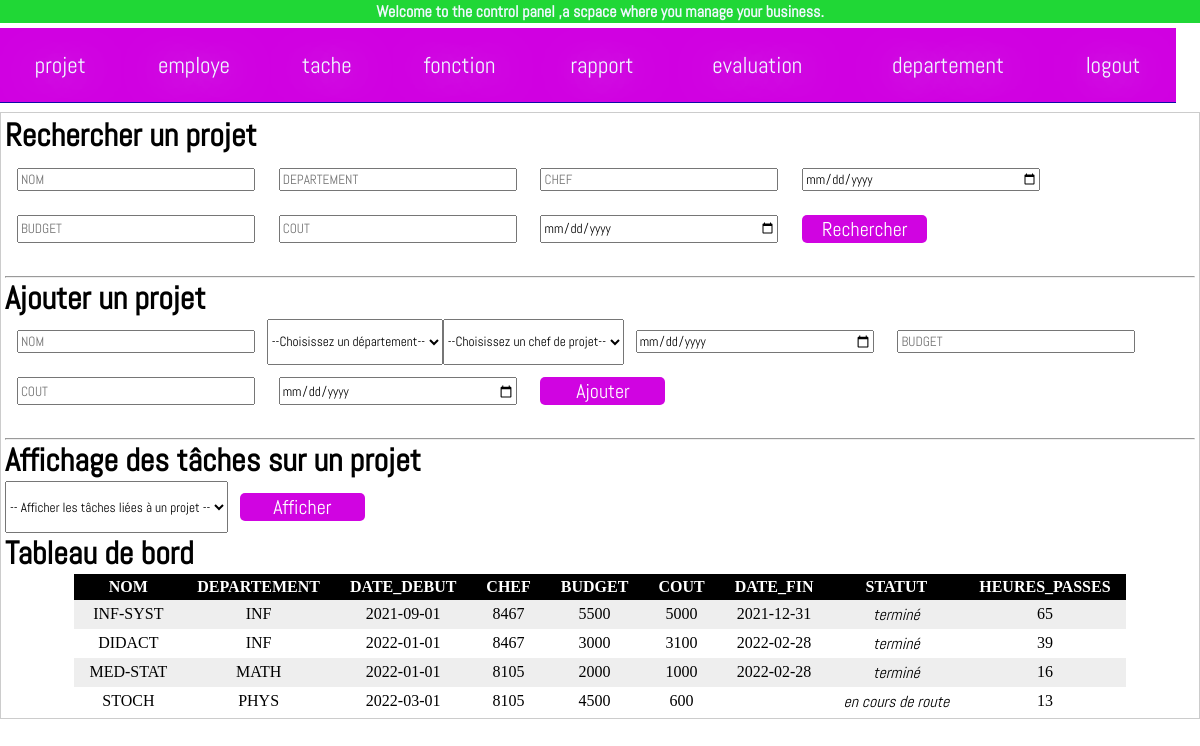
The app's page /admin/admin_page.php?table=projet with its own data.
### tables this page shows
CREATE TABLE PROJET(
     NOM         VARCHAR(8) NOT NULL PRIMARY KEY
    ,DEPARTEMENT VARCHAR(4) NOT NULL
    ,DATE_DEBUT  DATE  NOT NULL
    ,CHEF        INTEGER  NOT NULL
    ,BUDGET      INTEGER  NOT NULL
    ,COUT        INTEGER
    ,DATE_FIN    DATE
    ,FOREIGN KEY (DEPARTEMENT) REFERENCES DEPARTEMENT(NOM)
    ,FOREIGN KEY (CHEF) REFERENCES EMPLOYE(NO)
);

### admin/mytools/functions/projet.php (the view, shortened to what this page needs)
<h1>Rechercher un projet</h1>
<form action="<?PHP echo $PHP_SELF; ?>" method="post">
    <input id="search" placeholder="NOM" type="text" name="NOM">
    <input placeholder="DEPARTEMENT" type="text" name="DEPARTEMENT">
    <input placeholder="CHEF" type="text" name="CHEF">
    <input placeholder="DATE_DEBUT" type="date" name="DATE_DEBUT" title="DATE_DEBUT">
    <input placeholder="BUDGET"type="number" name="BUDGET">
    <input placeholder="COUT" type="number" name="COUT">
    <input placeholder="DATE_FIN" type="date" name="DATE_FIN" title="DATE_FIN">
    <input type="submit" name="display_PROJET" class="myput" value="Rechercher"/>
</form>
<br>
<hr>
<h1>Ajouter un projet</h1>
<form action="<?PHP echo $PHP_SELF; ?>" method="post">
    <input id="search" placeholder="NOM" type="text" name="NOM" required>
    <select name="DEPARTEMENT" required>
        <option value="DEFAULT">--Choisissez un département--</option>
    </select>
    <select name="NO" required>
        <option value="DEFAULT">--Choisissez un chef de projet--</option>
    </select>
    <input placeholder="DATE_DEBUT" type="date" name="DATE_DEBUT" title="DATE_DEBUT" required>
    <input placeholder="BUDGET"type="number" name="BUDGET" required>
    <input placeholder="COUT" type="number" name="COUT">
    <input placeholder="DATE_FIN" type="date" name="DATE_FIN" title="DATE_FIN">
    <input type="submit" name="INSERT_PROJET" class="myput" value="Ajouter"/>
</form>
<br>
<hr>
<h1>Affichage des tâches sur un projet</h1>
<form action="<?PHP echo $PHP_SELF; ?>" method="post">
    <select name="NOM">
        <option value="">-- Afficher les tâches liées à un projet --</option>
    <input type="submit" name="DISPLAY_TASK" class="myput" value="Afficher"/>
</form>
<h1>Tableau de bord</h1>
<?PHP
$display_projet = "SELECT * FROM PROJET ORDER BY DATE_DEBUT,NOM ASC";
$reqprojet = $bdd->query($display_projet);
echo "<table class=\"datatable\">
<tr><th>NOM</th><th>DEPARTEMENT</th><th>DATE_DEBUT</th><th>CHEF</th><th>BUDGET</th><th>COUT</th><th>DATE_FIN</th><th>STATUT</th><th>HEURES_PASSES</th></tr>";
while ($tuple = $reqprojet->fetch()) {
    $STATUT = "";
    $request = "SELECT SUM(NOMBRE_HEURES) FROM TACHE WHERE TACHE.PROJET = '".$tuple['NOM']."' ";
    $HEURES_PASSES = $bdd->query($request)->fetch()[0];
    if($tuple['COUT']){
       $COUT_ACTUEL = $tuple['COUT'];
    }else{
        $NOM = $tuple['NOM'];
        $requet_cout = "SELECT sum(NOMBRE_HEURES * TAUX_HORAIRE) AS COUT_TACHE
                                     FROM TACHE, FONCTION, EMPLOYE
                                    WHERE TACHE.PROJET = '$NOM'
                                    AND EMPLOYE.NO = TACHE.EMPLOYE AND EMPLOYE.NOM_FONCTION = FONCTION.NOM";
        $COUT_ACTUEL = $bdd->query($requet_cout)->fetch()[0];
    }
    if(is_null($tuple['BUDGET'])){
        $STATUT = '<i style=\"color=red\">en attente</i>';
    }else{
        if(is_null($tuple['DATE_FIN'])){
            $STATUT = '<i style=\"color=orange\">en cours de route</i>';
        }
        else{
            $STATUT = '<i style=\"color=orange\">terminé</i>';
        }
    };
    echo "<tr><td>".$tuple['NOM']." </td><td>".$tuple['DEPARTEMENT']." </td><td>".$tuple['DATE_DEBUT']."</td><td> ".$tuple['CHEF']." </td><td> ".$tuple['BUDGET']." </td><td> ".$COUT_ACTUEL." </td><td> ".$tuple['DATE_FIN']." </td><td> ".$STATUT." </td><td> ".$HEURES_PASSES." </td></tr> ";
}
echo "</table>";
?>

### admin/admin_page.php (shortened to what this page needs)
<!DOCTYPE html>
<html>
<head>
	<link rel="stylesheet" href="tools-css/adminpage.css" type="text/css">
</head>
<body>
	<div class="all">
<div class="welcome">
<h4>Welcome to the control panel ,a scpace where you manage your business.</h4>
	</div>
<table class="nevpanel">
<tr>
	<td><a href="admin_page.php?table=projet">projet</a></td>
	<td><a href="admin_page.php?table=employe" >employe</a></td>
	<td><a href="admin_page.php?table=tache" >tache</a></td>
	<td><a href="admin_page.php?table=fonction" >fonction</a></td>
	<td><a href="admin_page.php?table=rapport" >rapport</a></td>
	<td><a href="admin_page.php?table=evaluation" >evaluation</a></td>
	<td><a href="admin_page.php?table=departement" >departement</a></td>
	<td><a href="admin_page.php?table=logout" >logout</a></td>
	</tr>
</table>
	<div name="includes" class="includes" >
	<?php
	include_once("mytools/config.php");
	if(isset($_GET['table'])){
		switch ($_GET['table']) {
	case "projet":
		include_once("mytools/functions/projet.php");
		break;
}
	}
	?>
</div>
</body>
</html>

### admin/tools-css/adminpage.css (style rules this page uses)
*::after,::before { box-sizing: border-box; }
* { box-sizing: border-box;font-family: 'abel'; margin: 0; }
.welcome { text-align: center; color: aliceblue; background: #20d736; padding: 1px; margin-bottom: 5px; }
.nevpanel { background: #d000e1; width: 98%; position: fixed; border-bottom: 1px solid #0c0ca8; height: 75px; padding: 0; }
.nevpanel td { margin-right: 22px; font-size: 23px; text-align: center; }
.nevpanel td a { text-decoration: none; color: aliceblue; text-shadow: 3px 3px 43px white; transition: all ease-in .25s; }
.includes { border: 1px solid #ccc; margin-top: 89px; width: 100%; height: -moz-max-content; padding: 2px 4px; width: 100%; }
.includes > form { display: flex; flex-wrap: wrap; }
.includes > form > input { width: 20%; margin: 1%; }
.includes > table { margin: auto; text-align: center; }
.includes .myput { width: 125px; background: #d004e1; color: white; font-size: 20px; border-radius: 5px; border: none; }
.includes > table, th, td { border: 0px 0px 1px 1px solid black; border-collapse: collapse; padding: 4px 15px; font-family: fantasy; }
.datatable tr:nth-child(even) { background-color: #eee; }
.datatable tr:nth-child(odd) { background-color:#fff; }
.datatable th { background-color: black; color: white }

### records on screen
projet: NOM "INF-SYST", DEPARTEMENT "INF", DATE_DEBUT "2021-09-01", CHEF "8467", BUDGET "5500", COUT "5000", DATE_FIN "2021-12-31", shows "terminé", HEURES_PASSES "65"
projet: NOM "DIDACT", DEPARTEMENT "INF", DATE_DEBUT "2022-01-01", CHEF "8467", BUDGET "3000", COUT "3100", DATE_FIN "2022-02-28", shows "terminé", HEURES_PASSES "39"
projet: NOM "MED-STAT", DEPARTEMENT "MATH", DATE_DEBUT "2022-01-01", CHEF "8105", BUDGET "2000", COUT "1000", DATE_FIN "2022-02-28", shows "terminé", HEURES_PASSES "16"
projet: NOM "STOCH", DEPARTEMENT "PHYS", DATE_DEBUT "2022-03-01", CHEF "8105", BUDGET "4500", COUT_ACTUEL "600", shows "en cours de route", HEURES_PASSES "13"
